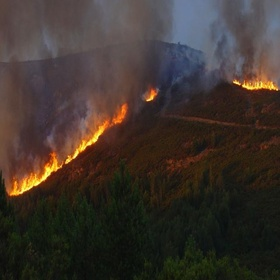
#> input picture dataset/images/fire_00000.jpg, 280 x 280 px, shrunk from 640 x 640 before the run; its folder holds only this picture in this run
$ python generate_preprocess_slide.py
#> lines starting #> are read from the running program, lines starting #| are printed output that depends on the picture
"""
Slayt gorseli: Adim 2 (Bilateral) + Adim 3 (CLAHE) on isleme adimlarinin karsilastirmasi
Cikti: outputs/report_preprocess.png
"""

import cv2
import numpy as np
import matplotlib
matplotlib.use("Agg")
import matplotlib.pyplot as plt
import matplotlib.patches as mpatches
import matplotlib.gridspec as gridspec
from pathlib import Path

BASE_DIR   = Path(__file__).parent.parent
IMAGES_DIR = BASE_DIR / "dataset" / "images"
MASKS_DIR  = BASE_DIR / "dataset" / "masks"
OUT_DIR    = BASE_DIR / "outputs"
OUT_DIR.mkdir(exist_ok=True)

# Gece/karanlık sahneli iyi bir ornek sec
gorseller = sorted(IMAGES_DIR.glob("*.jpg"))
# Ortalardan bir gorsel sec - genellikle daha cok cesitlilik var
idx = len(gorseller) // 2
img_bgr = cv2.imread(str(gorseller[idx]))
#> img_bgr is the input picture: shape (280, 280, 3); mean B, G, R 45.4, 51.8, 61.8
while img_bgr is None and idx < len(gorseller):
    idx += 1
    img_bgr = cv2.imread(str(gorseller[idx]))

img_name = gorseller[idx].stem

# ---- On isleme adimlari ----
step0_rgb = cv2.cvtColor(img_bgr, cv2.COLOR_BGR2RGB)

blur = cv2.GaussianBlur(img_bgr, (5, 5), sigmaX=1.0)
step1_rgb = cv2.cvtColor(blur, cv2.COLOR_BGR2RGB)

bil = cv2.bilateralFilter(blur, d=9, sigmaColor=80, sigmaSpace=80)
step2_rgb = cv2.cvtColor(bil, cv2.COLOR_BGR2RGB)

lab = cv2.cvtColor(bil, cv2.COLOR_BGR2LAB)
#> lab: shape (280, 280, 3); mean of channels 0, 1, 2 56.3, 131.7, 133.7
clahe_obj = cv2.createCLAHE(clipLimit=2.5, tileGridSize=(8, 8))
lab[:, :, 0] = clahe_obj.apply(lab[:, :, 0])
#> lab: shape (280, 280, 3); mean of channels 0, 1, 2 72.1, 131.7, 133.7
final_bgr = cv2.cvtColor(lab, cv2.COLOR_LAB2BGR)
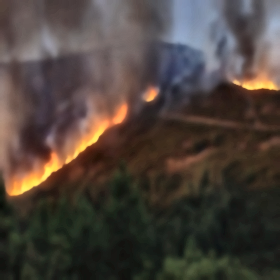
#> final_bgr: shape (280, 280, 3); mean B, G, R 59.6, 66, 76.4
step3_rgb = cv2.cvtColor(final_bgr, cv2.COLOR_BGR2RGB)

# ---- L kanalı karşılaştırması (CLAHE etkisini göstermek için) ----
lab_before = cv2.cvtColor(bil, cv2.COLOR_BGR2LAB)
lab_after  = cv2.cvtColor(final_bgr, cv2.COLOR_BGR2LAB)
#> lab_after: shape (280, 280, 3); mean of channels 0, 1, 2 72.1, 131.5, 133.7
L_before = lab_before[:, :, 0]
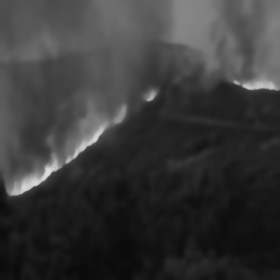
#> L_before: shape (280, 280); min 10, max 220, mean 56.3
L_after  = lab_after[:, :, 0]
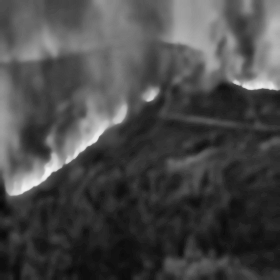
#> L_after: shape (280, 280); min 7, max 243, mean 72.1

# ---- Fark haritasi ----
diff_rgb = cv2.absdiff(step2_rgb, step3_rgb)
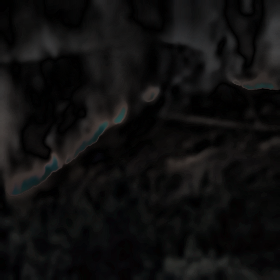
#> diff_rgb: shape (280, 280, 3); mean R, G, B 15.7, 15.3, 15.2
diff_enhanced = np.clip(diff_rgb * 4, 0, 255).astype(np.uint8)
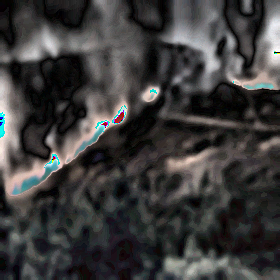
#> diff_enhanced: shape (280, 280, 3); mean R, G, B 61.9, 60.9, 60.6

# ============================================================
# FIGUR DUZENI: 2 satir x 4 sutun
# Ust: Orijinal | Gaussian | Bilateral | CLAHE
# Alt: L kanali oncesi | L kanali sonrasi | Fark (x4) | histogram overlay
# ============================================================
fig = plt.figure(figsize=(16, 9), facecolor="#0f1923")
gs  = gridspec.GridSpec(2, 4, figure=fig,
                        hspace=0.38, wspace=0.08,
                        left=0.03, right=0.97,
                        top=0.88, bottom=0.06)

TITLE_COLOR  = "#e8eaf6"
LABEL_COLOR  = "#b0bec5"
BOX_ACTIVE   = "#1a3a5c"  # vurgulanan adimin arka plani
BOX_NORMAL   = "#152030"
BORDER_ACTIVE = "#e53935"  # kirmizi cerceve
BORDER_NORMAL = "#37474f"

# Ust satir: 4 gorsel
ustler = [
    (step0_rgb, "Adım 1 · Orijinal",            False, BOX_NORMAL, BORDER_NORMAL),
    (step1_rgb, "Adım 1 · Gaussian Blur\nd=(5×5)  σ=1.0", False, BOX_NORMAL, BORDER_NORMAL),
    (step2_rgb, "Adım 2 · Bilateral Filter\nd=9  σColor=80  σSpace=80", False, BOX_ACTIVE, BORDER_ACTIVE),
    (step3_rgb, "Adım 3 · CLAHE\nclipLimit=2.5  tileGrid=(8×8)", False, BOX_ACTIVE, BORDER_ACTIVE),
]

for col, (img, title, gray, bg, border) in enumerate(ustler):
    ax = fig.add_subplot(gs[0, col])
    ax.imshow(img, cmap="gray" if gray else None, aspect="auto")
    ax.set_facecolor(bg)
    for spine in ax.spines.values():
        spine.set_edgecolor(border)
        spine.set_linewidth(2.5 if border == BORDER_ACTIVE else 0.8)
    ax.set_xticks([]); ax.set_yticks([])
    ax.set_title(title, color=TITLE_COLOR, fontsize=9.5, fontweight="bold",
                 pad=6, linespacing=1.5)
#> this loop made 4 passes
#> (bg, border) on passes 2 to 4: ('#152030', '#37474f'), ('#1a3a5c', '#e53935'), ('#1a3a5c', '#e53935')
#> (title, bg, border) on pass 1: ('Adım 1 · Orijinal', '#152030', '#37474f')

# Alt satir: L oncesi, L sonrasi, fark, histogram
alt_veriler = [
    (L_before, "L Kanalı · Bilateral Sonrası\n(CLAHE öncesi)", True,  BOX_NORMAL, BORDER_NORMAL),
    (L_after,  "L Kanalı · CLAHE Sonrası\n(kontrast artırılmış)", True,  BOX_ACTIVE, BORDER_ACTIVE),
    (diff_enhanced, "Fark Haritası (×4 güçlendirilmiş)\nCLAHE'nin etki bölgeleri", False, BOX_ACTIVE, BORDER_ACTIVE),
]

for col, (img, title, gray, bg, border) in enumerate(alt_veriler):
    ax = fig.add_subplot(gs[1, col])
    ax.imshow(img, cmap="gray" if gray else None, aspect="auto")
    ax.set_facecolor(bg)
    for spine in ax.spines.values():
        spine.set_edgecolor(border)
        spine.set_linewidth(2.5 if border == BORDER_ACTIVE else 0.8)
    ax.set_xticks([]); ax.set_yticks([])
    ax.set_title(title, color=TITLE_COLOR, fontsize=9.5, fontweight="bold",
                 pad=6, linespacing=1.5)
#> this loop made 3 passes

# Histogram karsilastirmasi (son sutun)
ax_hist = fig.add_subplot(gs[1, 3])
ax_hist.set_facecolor("#0d1f2d")
for spine in ax_hist.spines.values():
    spine.set_edgecolor(BORDER_ACTIVE)
    spine.set_linewidth(2.5)

hist_before, bins = np.histogram(L_before.ravel(), bins=64, range=(0, 256))
#> hist_before = 64 values, max 7089 at index 8, min 0 at index 0, mean 1225; bins = 65 values from 0 to 256
hist_after,  _    = np.histogram(L_after.ravel(),  bins=64, range=(0, 256))
#> hist_after = 64 values, max 5137 at index 9, min 0 at index 0, mean 1225
centers = (bins[:-1] + bins[1:]) / 2
#> centers = 64 values from 2 to 254

# Normalize et: her ikisi de 0-1 araligina
norm_before = hist_before / hist_before.max()
#> norm_before = 64 values, max 1 at index 8, min 0 at index 0, mean 0.173
norm_after  = hist_after  / hist_after.max()
#> norm_after = 64 values, max 1 at index 9, min 0 at index 0, mean 0.238

ax_hist.fill_between(centers, norm_before, alpha=0.35, color="#78909c")
ax_hist.plot(centers, norm_before, color="#90a4ae", linewidth=1.6,
             label="Bilateral sonrası", alpha=0.9)
ax_hist.fill_between(centers, norm_after, alpha=0.30, color="#ef5350")
ax_hist.plot(centers, norm_after, color="#ef5350", linewidth=2.2,
             label="CLAHE sonrası", alpha=1.0)

# Aciklama oku: CLAHE dagilimi yaydi
ax_hist.annotate("CLAHE dağılımı\nyaydı →",
                 xy=(185, norm_after[int(185*64/256)]),
                 xytext=(140, 0.72),
                 color="#ffcdd2", fontsize=7,
                 arrowprops=dict(arrowstyle="->", color="#ef5350", lw=1.2))

ax_hist.set_title("L Kanalı Histogramı\n(normalize edilmiş)", color=TITLE_COLOR,
                  fontsize=9.5, fontweight="bold", pad=6, linespacing=1.5)
ax_hist.tick_params(colors=LABEL_COLOR, labelsize=7)
ax_hist.set_xlabel("Piksel değeri (0–255)", color=LABEL_COLOR, fontsize=7.5)
ax_hist.set_ylabel("Normalize yoğunluk", color=LABEL_COLOR, fontsize=7.5)
ax_hist.legend(fontsize=7.5, facecolor="#152030", edgecolor="#37474f",
               labelcolor=LABEL_COLOR, loc="upper left")
ax_hist.set_xlim(0, 255)
ax_hist.set_ylim(0, 1.12)
ax_hist.spines["bottom"].set_color(LABEL_COLOR)
ax_hist.spines["left"].set_color(LABEL_COLOR)

# Baslik
fig.suptitle(
    f"Ön İşleme Pipeline · Adım 2: Bilateral Filter  /  Adım 3: CLAHE\n"
    f"Görsel: {img_name}",
    color=TITLE_COLOR, fontsize=13, fontweight="bold", y=0.96
)

# Alt not
fig.text(0.5, 0.01,
         "Bilateral: Kenarları koruyarak gürültü azaltma  |  "
         "CLAHE: Yalnızca L kanalında yerel kontrast artırımı  (H & S kanalları sabit)",
         ha="center", color=LABEL_COLOR, fontsize=8.5, style="italic")

kayit = OUT_DIR / "report_preprocess.png"
plt.savefig(str(kayit), dpi=150, bbox_inches="tight",
            facecolor=fig.get_facecolor())
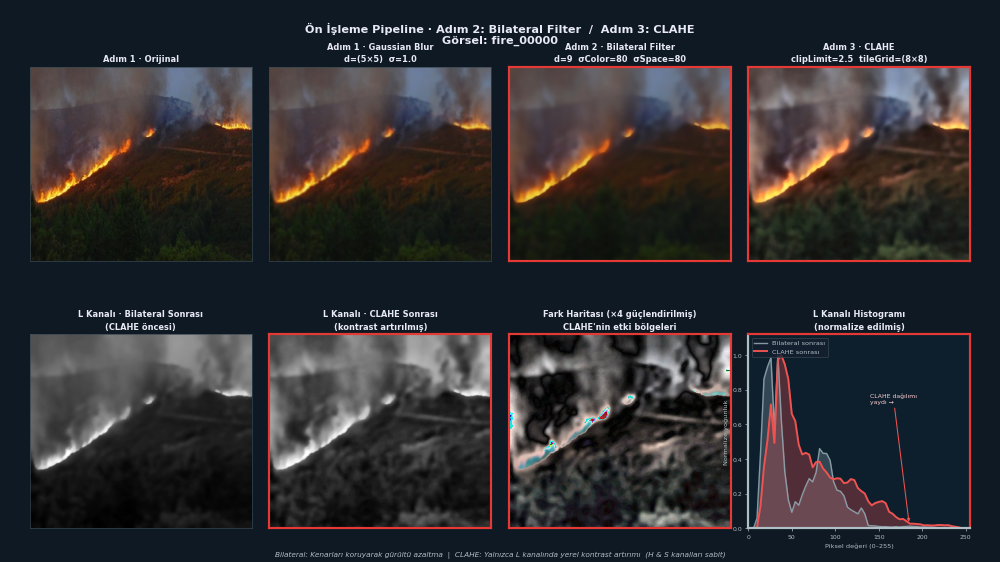
#> figure drawn by matplotlib, 8 panels; panel 8: curve peaks at x = 34, y = 1; panel 8: curve peaks at x = 38, y = 1
plt.close()
print(f"Kaydedildi: {kayit}")

$ run again, on dataset/images/fire_00015.jpg
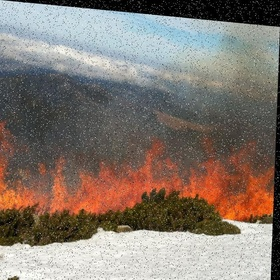
#> input picture dataset/images/fire_00015.jpg, 280 x 280 px, shrunk from 640 x 640 before the run
#> img_bgr is the input picture: shape (280, 280, 3); mean B, G, R 112.9, 121.5, 132.8
#> lab_after: shape (280, 280, 3); mean of channels 0, 1, 2 134.2, 131.6, 135.2
#> `diff_rgb = cv2.absdiff(step2_rgb, step3_rgb)`:
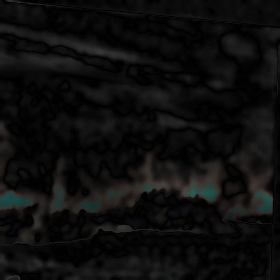
#> diff_rgb: shape (280, 280, 3); mean R, G, B 13.5, 13.4, 13.2
#> `diff_enhanced = np.clip(diff_rgb * 4, 0, 255).astype(np.uint8)`:
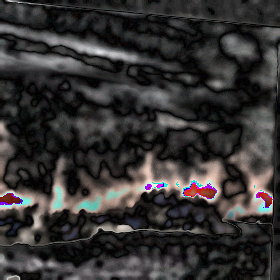
#> diff_enhanced: shape (280, 280, 3); mean R, G, B 53.6, 51.4, 51.1
#> the loop `for col, (img, title, gray, bg, border) in enumerate(ustler):` made 4 passes
#> (bg, border) on passes 2 to 4: ('#152030', '#37474f'), ('#1a3a5c', '#e53935'), ('#1a3a5c', '#e53935')
#> the loop `for col, (img, title, gray, bg, border) in enumerate(alt_veriler):` made 3 passes
#> hist_before = 64 values, max 3382 at index 20, min 0 at index 61, mean 1225; bins = 65 values from 0 to 256
#> hist_after = 64 values, max 2449 at index 52, min 0 at index 63, mean 1225
#> centers = 64 values from 2 to 254
#> norm_before = 64 values, max 1 at index 20, min 0 at index 61, mean 0.362
#> norm_after = 64 values, max 1 at index 52, min 0 at index 63, mean 0.5

$ run again, on dataset/images/fire_00019.jpg
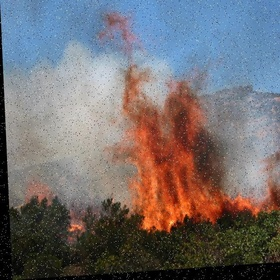
#> input picture dataset/images/fire_00019.jpg, 280 x 280 px, shrunk from 640 x 640 before the run
#> img_bgr is the input picture: shape (280, 280, 3); mean B, G, R 111.3, 109.2, 114.3
#> lab_after: shape (280, 280, 3); mean of channels 0, 1, 2 129.5, 132.3, 129.2
#> `diff_rgb = cv2.absdiff(step2_rgb, step3_rgb)`:
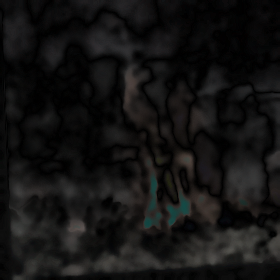
#> diff_rgb: shape (280, 280, 3); mean R, G, B 19.4, 18.9, 18.5
#> `diff_enhanced = np.clip(diff_rgb * 4, 0, 255).astype(np.uint8)`:
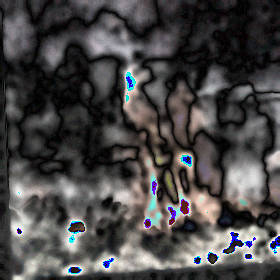
#> diff_enhanced: shape (280, 280, 3); mean R, G, B 73.8, 72, 72.1
#> the loop `for col, (img, title, gray, bg, border) in enumerate(ustler):` made 4 passes
#> (bg, border) on passes 2 to 4: ('#152030', '#37474f'), ('#1a3a5c', '#e53935'), ('#1a3a5c', '#e53935')
#> the loop `for col, (img, title, gray, bg, border) in enumerate(alt_veriler):` made 3 passes
#> hist_before = 64 values, max 6869 at index 38, min 0 at index 54, mean 1225; bins = 65 values from 0 to 256
#> hist_after = 64 values, max 3307 at index 40, min 0 at index 61, mean 1225
#> centers = 64 values from 2 to 254
#> norm_before = 64 values, max 1 at index 38, min 0 at index 54, mean 0.178
#> norm_after = 64 values, max 1 at index 40, min 0 at index 61, mean 0.37
